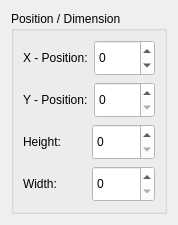
<?xml version="1.0" encoding="UTF-8"?>
<ui version="4.0">
 <class>ObjectOptions</class>
 <widget class="QWidget" name="ObjectOptions">
  <property name="geometry">
   <rect>
    <x>0</x>
    <y>0</y>
    <width>158</width>
    <height>225</height>
   </rect>
  </property>
  <property name="windowTitle">
   <string>Form</string>
  </property>
  <layout class="QHBoxLayout" name="horizontalLayout_5">
   <item>
    <widget class="QGroupBox" name="PosDimBox">
     <property name="sizePolicy">
      <sizepolicy hsizetype="Preferred" vsizetype="Preferred">
       <horstretch>0</horstretch>
       <verstretch>0</verstretch>
      </sizepolicy>
     </property>
     <property name="title">
      <string>Position / Dimension</string>
     </property>
     <layout class="QVBoxLayout" name="verticalLayout">
      <item>
       <layout class="QHBoxLayout" name="horizontalLayout">
        <item>
         <widget class="QLabel" name="xkoordLabel">
          <property name="sizePolicy">
           <sizepolicy hsizetype="Preferred" vsizetype="Preferred">
            <horstretch>0</horstretch>
            <verstretch>0</verstretch>
           </sizepolicy>
          </property>
          <property name="text">
           <string>X - Position:</string>
          </property>
          <property name="alignment">
           <set>Qt::AlignLeading|Qt::AlignLeft|Qt::AlignVCenter</set>
          </property>
         </widget>
        </item>
        <item>
         <widget class="QSpinBox" name="xSpinBox">
          <property name="sizePolicy">
           <sizepolicy hsizetype="Minimum" vsizetype="MinimumExpanding">
            <horstretch>0</horstretch>
            <verstretch>0</verstretch>
           </sizepolicy>
          </property>
          <property name="styleSheet">
           <string notr="true">background-color: rgb(255, 255, 255);</string>
          </property>
          <property name="alignment">
           <set>Qt::AlignLeading|Qt::AlignLeft|Qt::AlignVCenter</set>
          </property>
          <property name="minimum">
           <number>-1000</number>
          </property>
          <property name="maximum">
           <number>1000</number>
          </property>
         </widget>
        </item>
       </layout>
      </item>
      <item>
       <layout class="QHBoxLayout" name="horizontalLayout_2">
        <item>
         <widget class="QLabel" name="ykoordLabel">
          <property name="text">
           <string>Y - Position:</string>
          </property>
          <property name="alignment">
           <set>Qt::AlignLeading|Qt::AlignLeft|Qt::AlignVCenter</set>
          </property>
         </widget>
        </item>
        <item>
         <widget class="QSpinBox" name="ySpinBox">
          <property name="sizePolicy">
           <sizepolicy hsizetype="Minimum" vsizetype="MinimumExpanding">
            <horstretch>0</horstretch>
            <verstretch>0</verstretch>
           </sizepolicy>
          </property>
          <property name="styleSheet">
           <string notr="true">background-color: rgb(255, 255, 255);</string>
          </property>
          <property name="maximum">
           <number>10000</number>
          </property>
         </widget>
        </item>
       </layout>
      </item>
      <item>
       <layout class="QHBoxLayout" name="horizontalLayout_3">
        <item>
         <widget class="QLabel" name="heightLabel">
          <property name="text">
           <string>Height:</string>
          </property>
          <property name="alignment">
           <set>Qt::AlignLeading|Qt::AlignLeft|Qt::AlignVCenter</set>
          </property>
         </widget>
        </item>
        <item>
         <widget class="QSpinBox" name="hSpinBox">
          <property name="sizePolicy">
           <sizepolicy hsizetype="Minimum" vsizetype="MinimumExpanding">
            <horstretch>0</horstretch>
            <verstretch>0</verstretch>
           </sizepolicy>
          </property>
          <property name="styleSheet">
           <string notr="true">background-color: rgb(255, 255, 255);</string>
          </property>
          <property name="maximum">
           <number>1000</number>
          </property>
         </widget>
        </item>
       </layout>
      </item>
      <item>
       <layout class="QHBoxLayout" name="horizontalLayout_4">
        <item>
         <widget class="QLabel" name="widthLabel">
          <property name="text">
           <string>Width:</string>
          </property>
          <property name="alignment">
           <set>Qt::AlignLeading|Qt::AlignLeft|Qt::AlignVCenter</set>
          </property>
         </widget>
        </item>
        <item>
         <widget class="QSpinBox" name="wSpinBox">
          <property name="sizePolicy">
           <sizepolicy hsizetype="Minimum" vsizetype="Expanding">
            <horstretch>0</horstretch>
            <verstretch>0</verstretch>
           </sizepolicy>
          </property>
          <property name="styleSheet">
           <string notr="true">background-color: rgb(255, 255, 255);</string>
          </property>
          <property name="maximum">
           <number>1000</number>
          </property>
         </widget>
        </item>
       </layout>
      </item>
     </layout>
    </widget>
   </item>
  </layout>
 </widget>
 <resources/>
 <connections/>
</ui>
